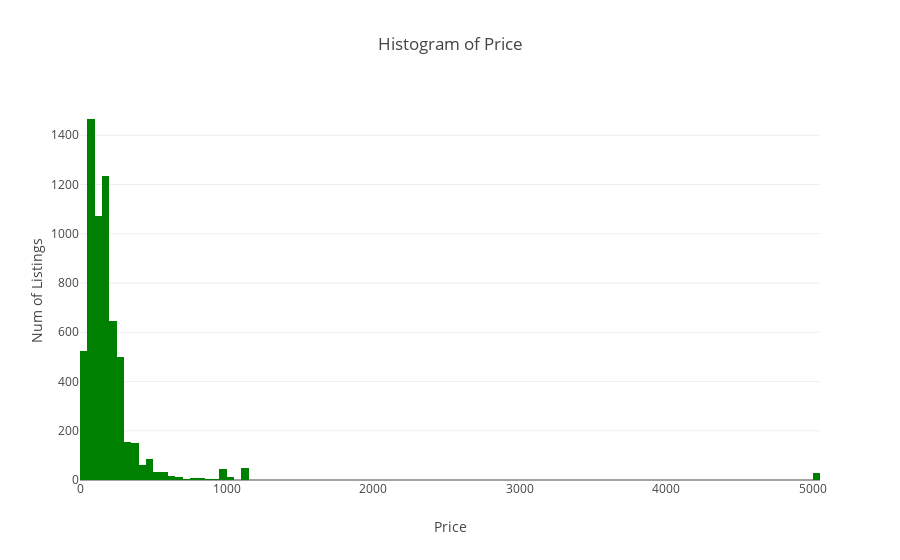

Notebook source saved alongside this figure:
### Markdown cell above
## Price Check

### Code cell
# plot a histogram of price
trace = go.Histogram(x=Boston_listings5['price'],
                     marker=dict(color="green"))

layout = go.Layout(xaxis=dict(title="Price"),
                   yaxis=dict(title="Num of Listings"),
                   title="Histogram of Price")
data = [trace]
figure = go.Figure(data=data,layout=layout)
iplot(figure)

### Figure 1 — Plotly figure (JSON) as saved in the notebook; plotly's stock layout.template omitted (floating-point values rounded to 4 significant figures; data arrays with more than 128 entries replaced by an {"elided": "..."} marker saying what was removed)
{"data": [{"marker": {"color": "green"}, "type": "histogram", "uid": "6221d362-0a28-45e9-9280-4a1209c58a1e", "x": {"elided": "6155 int values"}}], "layout": {"title": {"text": "Histogram of Price"}, "xaxis": {"title": {"text": "Price"}}, "yaxis": {"title": {"text": "Num of Listings"}}}}
